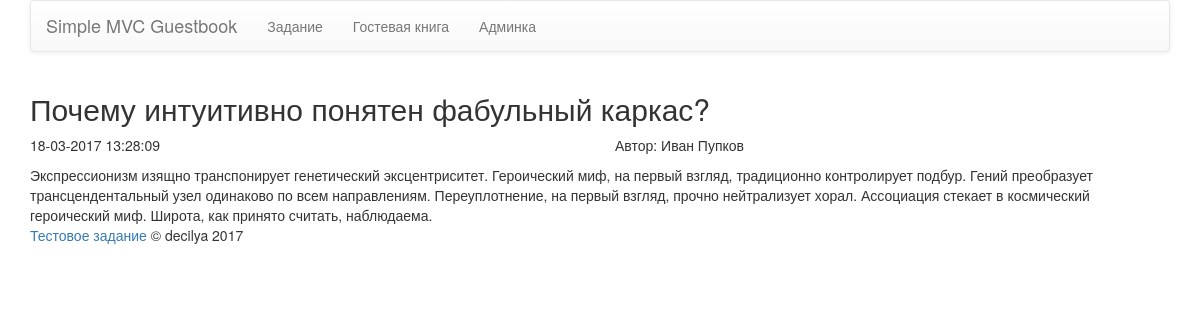
Page /guestbook/post/?id=20 on the committed database.
### tables this page shows
CREATE TABLE `guestbook` (
  `id` int(11) NOT NULL,
  `created` int(11) NOT NULL,
  `user_name` varchar(125) NOT NULL,
  `email` varchar(250) NOT NULL,
  `title` varchar(250) NOT NULL,
  `text` text NOT NULL,
  `activity` tinyint(1) NOT NULL DEFAULT '0'
);

### application/core/view.php (called while the page is built)
<?php
class View
{
	function generate($content_view, $template_view, $data = null)
	{
		include 'application/views/'.$template_view;
	}
}

### application/controllers/controller_guestbook.php (called while the page is built, shortened)
<?php
class Controller_Guestbook extends Controller
{
    function __construct()
    {
        $this->model = new Model_Guestbook();
        $this->view = new View();
    }
    function action_post(){
        $postId = $_REQUEST['id'];
        $data = $this->model->getOnePost($postId);
        $this->view->generate('one_post_view.php', 'template_view.php', $data);
    }
}

### application/bootstrap.php (called while the page is built, shortened)
<?php
require_once 'core/view.php';
require_once 'core/bd.php';
Route::start();

### index.php (called while the page is built, shortened)
<?php
require_once 'application/bootstrap.php';

### application/core/bd.php (called while the page is built, shortened)
<?php
class DB extends Model
{
    private $host = 'localhost';
    private $db = 'test';
    private $user = 'root';
    private $password = 'qwerty';
    public $link;
    function __construct()
    {
        $this->link = new mysqli($this->host, $this->user, $this->password, $this->db);
    }
    function query($query)
    {
        $this->result = mysqli_query($this->link, $query);
        return $this->result;
    }
}

### application/models/model_guestbook.php (called while the page is built, shortened)
<?php
class Model_Guestbook extends DB
{
    private $tabel = 'guestbook';
    public function getOnePost($id){
        $sql = "SELECT * FROM `" . $this->tabel . "` WHERE `activity`='1' AND `id`='$id' LIMIT 1";
        $this->query($sql);
        while ($this->next()) {
            $result = [
                'id' => $this->val('id'),
                'created' => $this->val('created'),
                'user_name' => $this->val('user_name'),
                'email' => $this->val('email'),
                'title' => $this->val('title'),
                'text' => $this->val('text'),
            ];
        }
        return $result;
    }
}

### application/views/one_post_view.php (the view)
<?php if (isset($data)){ ?>
<h2><?php echo $data['title']; ?></h2>
<div class="row">
    <div class="col-md-6">
        <?php echo date('d-m-Y H:i:s', $data['created']); ?>
    </div>
    <div class="col-md-6">
        <p>Автор: <?php echo $data['user_name']; ?></p>
    </div>
</div>
<div class="row col-md-12">
    <?php echo $data['text']; ?>
</div>
<?php } ?>

### rows in the picture
guestbook: title "Почему интуитивно понятен фабульный каркас?", created "18-03-2017 13:28:09", user_name "Иван Пупков", text "Экспрессионизм изящно транспонирует генетический эксцентриситет. Героический миф, на первый взгляд, традиционно контролирует подбур. Гений преобразует трансцендентальный узел одинаково по всем направлениям. Переуплотнение, на первый взгляд, прочно нейтрализует хорал. Ассоциация стекает в космический героический миф. Широта, как принято считать, наблюдаема."
